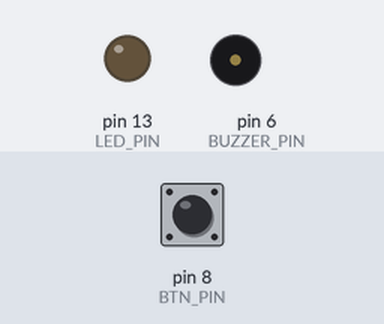
Bench run of a program on a simulated Arduino Nano, built with avr-gcc and run on an emulated ATmega328P. Shown: output pins drawn as LEDs (lit = HIGH), buzzer (waves = sounding). The inputs (shaded band) are chosen by the test bench; at power-on: pin 8 (BTN_PIN) HIGH.

Above: at 1.2 s.
1.3 s: pin 8 (BTN_PIN) pulled LOW for 0.15 s
At 2.1 s:
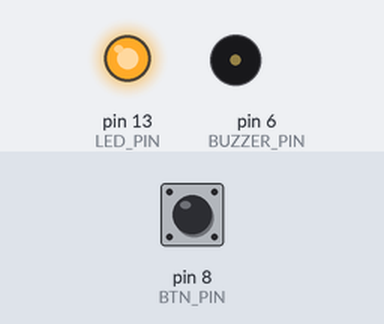
At 4.9 s:
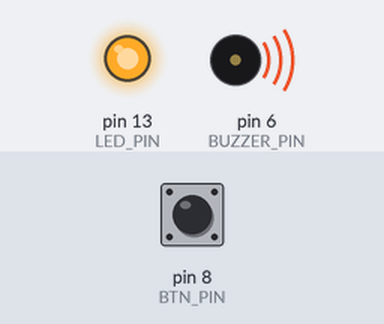
Timing chart, 0 to 45.7 s (numbered marks = the images above; inputs shaded):
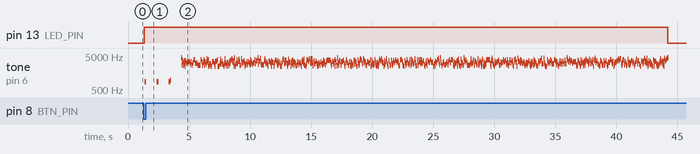

Measured:
- after the input at 1.3 s, pin 13 (LED_PIN): LOW → HIGH at once, → LOW 42.9 s later; tone on pin 6 (BUZZER_PIN): plays 876 Hz for 0.16 s, 876 Hz for 0.16 s, 876 Hz for 0.12 s, 956 Hz for 0.04 s, 4385 Hz for 0.04 s, 2775 Hz for 0.04 s … (623 notes in this stretch), starting after 0.05 s

The program:

main.cpp
```cpp
#include <Arduino.h>
#include "shared.h"
#include "blinkTestWorker.h"
#include "scaleWorker.h"
#include "data8Worker.h"
#include "dataEncodeWorker.h"

#ifdef __cplusplus
extern "C"
{
#endif
#include "lib/chirpy_tx.h"
#ifdef __cplusplus
}
#endif


// CRC-8 to add:
// https://stackoverflow.com/a/15171925
// This >>>>  https://stackoverflow.com/a/51731327

const uint16_t tonePeriods16[] = { 417, 385, 358, 334, 313, 295, 278, 264, 251, 239, 228, 218, 209, 201, 193, 186, 455, 179 };

// Using 16-bit timer1 prescaled to 2 x 1Mhz to drive the buzzer.
// -> Periods this way are the same as in watch.
// Using 8-bit timer2 to get 64 ticks per second

// Worker's Tick function will be called 64 times per second
WorkerBase *worker = NULL;

// If true, we're currently driving the buzzer.
bool buzzing = false;

// Is buzzer output currently HIGH?
bool buzzerHi = false;

void setupTimer2()
{
  cli();

  // No port functionality, no PWM. We just want a callback.
  TCCR2A = 0;
  // Prescaler at 32.
  TCCR2B = (1 << CS21) | (1 << CS20);
  // Clear counter
  TCNT2 = 0;
  // Enable timer 2 overflow interrupt
  TIMSK2 = (1 << TOIE2);

  sei();
}

// Timer 2 overflow interrupt routine
ISR(TIMER2_OVF_vect)
{
  static const uint8_t roundedTop = 30;
  static const uint32_t fracPerCycle = 517578125;
  static const uint32_t fracLimit = 1000000000;

  static uint8_t count = 0;
  static uint32_t frac = 0;
  static uint8_t top = roundedTop;
  // With a prescaler of 32 from the 16MHz clock, this gets called 16e6 / 32 / 256 times per second: 1953.125 times
  // For 64 ticks per second, we need to fire tick on every 30.517578125 th interrupt
  // We normally count till 30, but when enough error has accumulated, we count till 31
  ++count;
  if (count < top) return;
  count = 0;
  if (frac >= fracLimit) {
    top = roundedTop + 1;
    frac -= fracLimit;
  }
  else top = roundedTop;
  frac += fracPerCycle;
  // So, we're actually at a cycle, let's call tick!
  // But only if we have an actual worker RN
  if (worker == NULL) return;
  // Call tick. Remove worker when they say they're finished.
  if (!worker->Tick())
  {
    delete worker;
    worker = NULL;
  }
  else worker->Count();
}

void setupTimer1()
{
  cli();

  // No port functionality, no PWM. We just want a callback.
  TCCR1A = 0;
  // Prescaler at 8. This is 2Mhz, but for a given frequency, we must turn buzzer on + off within a single period.
  TCCR1B = (1 << CS11);
  // Compare register A. This is period for 880Hz.
  OCR1A = 1136;
  // Clear counter
  TCNT1 = 0;
  // Enable compare match A interrupt
  TIMSK1 = (1 << OCIE1A);

  sei();
}

ISR(TIMER1_COMPA_vect)
{
  TCNT1 = 0;
  buzzerHi = !buzzerHi;
  if (buzzing)
  {
    if (buzzerHi) digitalWrite(BUZZER_PIN, HIGH);
    else digitalWrite(BUZZER_PIN, LOW);
  }
  else digitalWrite(BUZZER_PIN, LOW);
}

ISR(PCINT0_vect)
{
  // Only care about pressed button
  if (digitalRead(BTN_PIN) != LOW) return;

  // If worker currently exists, leave it alone
  if (worker != NULL) return;

  // Create new worker
  const uint8_t *data = dataB;
  uint16_t dataLen = strlen((const char*)data);

  worker = new DataEncodeWorker(data, dataLen);
}

void setupButton()
{
  // Enable PCIE0 group
  PCICR = (1 << PCIE0);
  // Enable PCINT0, which is pin D8
  PCMSK0 = (1 << PCINT0);
}

void setup()
{
  Serial.begin(9600);

  pinMode(LED_PIN, OUTPUT);
  pinMode(BUZZER_PIN, OUTPUT);
  digitalWrite(BUZZER_PIN, LOW);
  pinMode(BTN_PIN, INPUT_PULLUP);

  setupTimer1();
  setupTimer2();
  setupButton();
}

void loop()
{
  // Dummy
  delay(100);
}

void buzzerOff()
{
  buzzing = false;
  digitalWrite(BUZZER_PIN, LOW);
  buzzerHi = false;
}

void buzzAt(uint16_t period)
{
  uint16_t currentPeriod = OCR1A;
  if (currentPeriod != period)
  {
    OCR1A = period;
    if (currentPeriod >= TCNT1)
      TCNT1 = 0;
  }
  buzzing = true;
}
```

blinkTestWorker.cpp
```cpp
#include <Arduino.h>
#include "blinkTestWorker.h"

bool BlinkTestWorker::Tick()
{
  if ((count % 32) == 0)
  {
    count = 0;
    ledOn = !ledOn;
    if (ledOn)
    {
      digitalWrite(LED_PIN, HIGH);
      buzzAt(1136);
    }
    else
    {
      digitalWrite(LED_PIN, LOW);
      buzzerOff();
    }
  }
  ++count;
  return true;
}
```

blinkTestWorker.h
```cpp
#ifndef BLINKTESTWORKER_H
#define BLINKTESTWORKER_H

#include "shared.h"

class BlinkTestWorker : public WorkerBase
{
private:
  bool ledOn = false;

public:
  virtual bool Tick();
};

#endif
```

data16Worker.cpp
```cpp
#include <Arduino.h>
#include "data16Worker.h"

// Data sequence has 4 + 16 + 2 + 16 + 2 = 40 items
#define INFO_SEQ_LEN 54
const uint8_t infoSeq[] = {
    17, 16, 17, 16,
    0, 1, 2, 3, 4, 5, 6, 7, 8, 9, 10, 11, 12, 13, 14, 15,
    1, 8, 4, 15, 13, 12, 2, 6, 5, 11, 7, 0, 3, 14, 10, 9,
    7, 12, 6, 8, 10, 4, 15, 3, 14, 5, 11, 0, 13, 1, 2, 9,
    16, 17
};

bool Data16Worker::Tick()
{
  digitalWrite(LED_PIN, HIGH);

  // Countdown
  if (seqPos < 0)
  {
    if ((count % 64) == 0)
        buzzAt(1136);
    else if ((count % 64) == 8)
        buzzerOff();
    else if ((count % 64) == 63)
        ++seqPos;
    return true;
  }

  if (seqPos == INFO_SEQ_LEN) {
    buzzerOff();
    digitalWrite(LED_PIN, LOW);
    return false;
  }

  if (subCount == 0)
  {
    size_t toneIx = infoSeq[seqPos];
    uint16_t period = tonePeriods16[toneIx];
    buzzAt(period);
    ++seqPos;
  }

  ++subCount;
  if (subCount == 1) subCount = 0;
  return true;
}
```

data16Worker.h
```cpp
#ifndef DATA16WORKER_H
#define DATA16WORKER_H

#include "shared.h"

class Data16Worker : public WorkerBase
{
private:
  int16_t seqPos = -3;
  uint16_t subCount = 0;

public:
  virtual bool Tick();
};

#endif
```

data8Worker.cpp
```cpp
#include <Arduino.h>
#include "data8Worker.h"

// Data sequence has 4 + 16 + 2 + 16 + 2 = 40 items
#define INFO_SEQ_LEN 54
const uint8_t infoSeq[] = {
    8, 0, 8, 0,
    0, 1, 2, 3, 4, 5, 6, 7,
    1, 4, 2, 6, 5, 7, 0, 3,
    7, 6, 4, 3, 5, 0, 1, 2,
    0, 1, 2, 3, 4, 5, 6, 7,
    1, 4, 2, 6, 5, 7, 0, 3,
    7, 6, 4, 3, 5, 0, 1, 2,
    0, 8
};

const uint32_t minFreq = 2500;
const uint32_t freqStep = 250;

bool Data8Worker::Tick()
{
  digitalWrite(LED_PIN, HIGH);

  // Countdown
  if (seqPos < 0)
  {
    if ((count % 64) == 0)
        buzzAt(1136);
    else if ((count % 64) == 8)
        buzzerOff();
    else if ((count % 64) == 63)
        ++seqPos;
    return true;
  }

  if (subCount == 0)
  {
    if (seqPos == INFO_SEQ_LEN) {
      buzzerOff();
      digitalWrite(LED_PIN, LOW);
      return false;
    }

    uint16_t toneIx = infoSeq[seqPos];
    uint32_t freq = minFreq + toneIx * freqStep;
    uint16_t period = 1000000 / freq;
    buzzAt(period);
    ++seqPos;
  }

  ++subCount;
  if (subCount == 3) subCount = 0;
  return true;
}
```

data8Worker.h
```cpp
#ifndef DATA8WORKER_H
#define DATA8WORKER_H

#include "shared.h"

class Data8Worker : public WorkerBase
{
private:
  int16_t seqPos = -3;
  uint16_t subCount = 0;

public:
  virtual bool Tick();
};

#endif
```

dataEncodeWorker.cpp
```cpp
#include <Arduino.h>
#include "dataEncodeWorker.h"

const uint32_t minFreq = 2500;
const uint32_t freqStep = 250;

extern "C" {

uint16_t data_pos;
uint16_t data_len;
const uint8_t *data;

uint8_t get_next_byte(uint8_t *next_byte) {
  if (data_pos < data_len) {
    *next_byte = data[data_pos];
    ++data_pos;
    return 1;
  }
  return 0;
}

}


DataEncodeWorker::DataEncodeWorker(const uint8_t *dataArr, uint16_t dataLen)
{
  data_pos = 0;
  data_len = dataLen;
  data = dataArr;
  chirpy_init_encoder(&this->ces, get_next_byte);
}

bool DataEncodeWorker::Tick()
{
  digitalWrite(LED_PIN, HIGH);

  // Countdown
  if (seqPos < 0)
  {
    if ((count % 64) == 0)
        buzzAt(1136);
    else if ((count % 64) == 8)
        buzzerOff();
    else if ((count % 64) == 63)
        ++seqPos;
    return true;
  }

  if (subCount == 0)
  {
    uint8_t tone = chirpy_get_next_tone(&this->ces);

    // Serial.print("Tone: ");
    // Serial.println(tone);

    if (tone == 255)
    {
      buzzerOff();
      digitalWrite(LED_PIN, LOW);
      return false;
    }

    uint32_t freq = minFreq + tone * freqStep;
    uint16_t period = 1000000 / freq;
    buzzAt(period);
    ++seqPos;
  }

  ++subCount;
  if (subCount == 3) subCount = 0;
  return true;
}
```

dataEncodeWorker.h
```cpp
#ifndef DATAENCODEWORKER_H
#define DATAENCODEWORKER_H

#include "shared.h"

extern "C" {
#include "lib/chirpy_tx.h"
}

class DataEncodeWorker : public WorkerBase
{
private:
  int16_t seqPos = -3;
  uint16_t subCount = 0;
  chirpy_encoder_state_t ces;

public:
  DataEncodeWorker(const uint8_t *dataArr, uint16_t dataLen);
  virtual bool Tick();
};

#endif
```

scaleWorker.cpp
```cpp
#include <Arduino.h>
#include "scaleWorker.h"

bool ScaleWorker::Tick()
{
  digitalWrite(LED_PIN, HIGH);

  // Countdown
  if (seqPos < 0)
  {
    if ((count % 64) == 0)
        buzzAt(1136);
    else if ((count % 64) == 8)
        buzzerOff();
    else if ((count % 64) == 63)
        ++seqPos;
    return true;
  }

  if ((count % 8) != 0) {
    return true;
  }

  if (seqPos == 56) {
    buzzerOff();
    digitalWrite(LED_PIN, LOW);
    return false;
  }
  uint32_t freq = 1200 + seqPos * 200;
  uint32_t period = 1000000 / freq;
  buzzAt(period);

  ++seqPos;
  return true;
}
```

scaleWorker.h
```cpp
#ifndef SCALEWORKER_H
#define SCALEWORKER_H

#include "shared.h"

class ScaleWorker : public WorkerBase
{
private:
  int16_t seqPos = -3;

public:
  virtual bool Tick();
};

#endif
```

shared.h
```cpp
#ifndef SHARED_H
#define SHARED_H

#define LED_PIN 13
#define BUZZER_PIN 6 // D6
#define BTN_PIN 8 // D8 ~ PCINT0

extern const uint16_t tonePeriods16[];

void buzzerOff();
void buzzAt(uint16_t period);

class WorkerBase
{
protected:
  uint16_t count = 0;

public:
  virtual ~WorkerBase() { }
  virtual bool Tick() = 0;
  void Count() { ++count; }
};


// 32-byte sample data
const uint16_t dataA_len = 32;
const uint8_t dataA[] = {
    0x68, 0x65, 0x6e, 0x4f, 0x00, 0xa9, 0xff, 0x67,
    0x23, 0x5a, 0x78, 0x9f, 0x00, 0x00, 0x04, 0x80,
    0x3e, 0xe3, 0x6f, 0x90, 0x13, 0x27, 0x0d, 0x0a,
    0xe2, 0xd6, 0x20, 0x77, 0xcb, 0xdc, 0x10, 0x4a,
};

const uint8_t dataB[] =
    "There once was a ship that put to sea\n" \
    "The name of the ship was the Billy of Tea\n" \
    "The winds blew up, her bow dipped down\n" \
    "O blow, my bully boys, blow (huh)\n" \
    "\n" \
    "Soon may the Wellerman come\n" \
    "To bring us sugar and tea and rum\n" \
    "One day, when the tonguin′ is done\n" \
    "We'll take our leave and go\n" \
    ;


#endif
```

chirpy_tx.c
```cpp
#include <stddef.h>
#include <stdint.h>
#include <string.h>
#include "chirpy_tx.h"

// This many bytes are followed by a CRC and block separator
// It's a multiple of 3 so no bits are wasted (a tone encodes 3 bits)
// Last block can be shorter
const uint8_t chirpy_default_block_size = 15;

const uint8_t chirpy_control_tone = 8;

uint8_t chirpy_crc8(const uint8_t *addr, uint16_t len) {
  uint8_t crc = 0;
  for (uint16_t i = 0; i < len; i++)
    crc = chirpy_update_crc8(addr[i], crc);
  return crc;
}

uint8_t chirpy_update_crc8(uint8_t next_byte, uint8_t crc) {
  for (uint8_t j = 0; j < 8; j++) {
    uint8_t mix = (crc ^ next_byte) & 0x01;
    crc >>= 1;
    if (mix)
      crc ^= 0x8C;
    next_byte >>= 1;
  }
  return crc;
}

void _chirpy_append_tone(chirpy_encoder_state_t *ces, uint8_t tone) {
  // This is BAD and should never happen. But if it does, we'd rather
  // create a corrupt transmission than corrupt memory #$^@
  if (ces->tone_count == CHIRPY_TONE_BUF_SIZE)
    return;
  ces->tone_buf[ces->tone_count] = tone;
  ++ces->tone_count;
}

void chirpy_init_encoder(chirpy_encoder_state_t *ces, chirpy_get_next_byte_t get_next_byte) {
  memset(ces, 0, sizeof(chirpy_encoder_state_t));
  ces->block_size = chirpy_default_block_size;
  ces->get_next_byte = get_next_byte;
  _chirpy_append_tone(ces, 8);
  _chirpy_append_tone(ces, 0);
  _chirpy_append_tone(ces, 8);
  _chirpy_append_tone(ces, 0);
}

uint8_t _chirpy_retrieve_next_tone(chirpy_encoder_state_t *ces) {
  if (ces->tone_pos == ces->tone_count)
    return 255;

  uint8_t res = ces->tone_buf[ces->tone_pos];
  ++ces->tone_pos;
  if (ces->tone_pos == ces->tone_count) {
    // End of buffer: reset buffer
    ces->tone_pos = 0;
    ces->tone_count = 0;
  }
  return res;
}

void _chirpy_encode_bits(chirpy_encoder_state_t *ces, uint8_t force_partial) {
  while (ces->bit_count > 0) {
    if (ces->bit_count < 3 && !force_partial) break;
    uint8_t tone = (uint8_t)(ces->bits >> 13);
    _chirpy_append_tone(ces, tone);
    if (ces->bit_count >= 3) {
      ces->bits <<= 3;
      ces->bit_count -= 3;
    }
    else {
      ces->bits = 0;
      ces->bit_count = 0;
    }
  }
}

void _chirpy_finish_block(chirpy_encoder_state_t *ces) {
  _chirpy_append_tone(ces, chirpy_control_tone);
  ces->bits = ces->crc;
  ces->bits <<= 8;
  ces->bit_count = 8;
  _chirpy_encode_bits(ces, 1);
  ces->bit_count = 0;
  ces->crc = 0;
  ces->block_len = 0;
  _chirpy_append_tone(ces, chirpy_control_tone);
}

void _chirpy_finish_transmission(chirpy_encoder_state_t *ces) {
  _chirpy_append_tone(ces, chirpy_control_tone);
  _chirpy_append_tone(ces, chirpy_control_tone);
}

uint8_t chirpy_get_next_tone(chirpy_encoder_state_t *ces) {
  // If there are tones left in the buffer, keep sending those
  if (ces->tone_pos < ces->tone_count)
    return _chirpy_retrieve_next_tone(ces);

  // We know data is over: that means we've wrapped up transmission
  // Just drain tone buffer, and then keep sendig EOB
  if (ces->get_next_byte == 0)
    return _chirpy_retrieve_next_tone(ces);

  // Fetch next byte
  uint8_t next_byte;
  uint8_t got_more = ces->get_next_byte(&next_byte);

  // Data over: write CRC if we sent a partial buffer; send end signal
  if (got_more == 0) {
    ces->get_next_byte = 0;
    if (ces->bit_count > 0) _chirpy_encode_bits(ces, 1);
    if (ces->block_len > 0) _chirpy_finish_block(ces);
    _chirpy_finish_transmission(ces);
    return _chirpy_retrieve_next_tone(ces);
  }

  // Got more data: add to bits; convert
  uint16_t msk = next_byte;
  msk <<= (8 - ces->bit_count);
  ces->bits |= msk;
  ces->bit_count += 8;
  _chirpy_encode_bits(ces, 0);
  ++ces->block_len;
  ces->crc = chirpy_update_crc8(next_byte, ces->crc);
  if (ces->block_len == ces->block_size)
    _chirpy_finish_block(ces);

  return _chirpy_retrieve_next_tone(ces);
}
```

chirpy_tx.h
```cpp
#ifndef CHIRPY_TX_H
#define CHIRPY_TX_H

uint8_t chirpy_crc8(const uint8_t *addr, uint16_t len);
uint8_t chirpy_update_crc8(uint8_t next_byte, uint8_t crc);

/** @brief Function to return next byte to be encoded.
  * @param next_byte Pointer where implementor must write next byte (if available).
  * @return 1 if there is a next byte, or 0 if no more data to encode.
  */
typedef uint8_t (*chirpy_get_next_byte_t)(uint8_t* next_byte);

#define CHIRPY_TONE_BUF_SIZE 16

// Holds state used by the encoder. Do not manipulate directly.
typedef struct {
  uint8_t tone_buf[CHIRPY_TONE_BUF_SIZE];
  uint8_t tone_pos;
  uint8_t tone_count;
  uint8_t block_len;
  uint8_t block_size;
  uint8_t crc;
  uint16_t bits;
  uint8_t bit_count;
  chirpy_get_next_byte_t get_next_byte;
} chirpy_encoder_state_t;

/** @brief Iniitializes the encoder state to be used during the transmission.
  * @param ces Pointer to encoder state object to be initialized.
  * @param get_next_byte Pointer to function that the encoder will call to fetch data byte by byte.
  */
void chirpy_init_encoder(chirpy_encoder_state_t *ces, chirpy_get_next_byte_t get_next_byte);

/** @brief Returns the next tone to be transmitted.
  * @details This function will call the get_next_byte function stored in the encoder state to
  *          retrieve the next byte to be transmitted as needed. As a single byte is encoded as several tones,
  *          and because the transmission also includes periodic CRC values, not every call to this function
  *          will result in a callback for the next data byte.
  * @param ced Pointer to the encoder state object.
  * @return A tone index from 0 to N (where N is the largest tone index), or 255 if the transmission is over.
  */
uint8_t chirpy_get_next_tone(chirpy_encoder_state_t *ces);

/** @brief Returns the period value for buzzing out a tone.
  * @param tone The tone index, 0 thru 8.
  * @return The period for the tone's frequency, i.e., 1_000_000 / freq.
  */
uint16_t chirpy_get_tone_period(uint8_t tone);

/** @brief Typedef for a tick handler function.
  */
typedef void (*chirpy_tick_fun_t)(void *context);

/** @brief Creature-comfort struct for use in your chirping code.
  * @details The idea is to handle a tick that happens 64 times per second at the outermost level.
  *          To get to the desired ~20 tones per second, increment a counter and call the actual
  *          transmission ticker when tick_counter reaches tick_compare, with a compare value of 3.
  *          seq_pos is for use by the transmission function to keep track of where it is in the data.
  *          The current transmission function is stored in tick_fun. You can have multiple phases
  *          by switching to a different function. E.g., intro countdown first, followed by data chirping.
  */
typedef struct {
    uint8_t tick_count;
    uint8_t tick_compare;
    uint16_t seq_pos;
    chirpy_tick_fun_t tick_fun;
} chirpy_tick_state_t;


#endif
```
